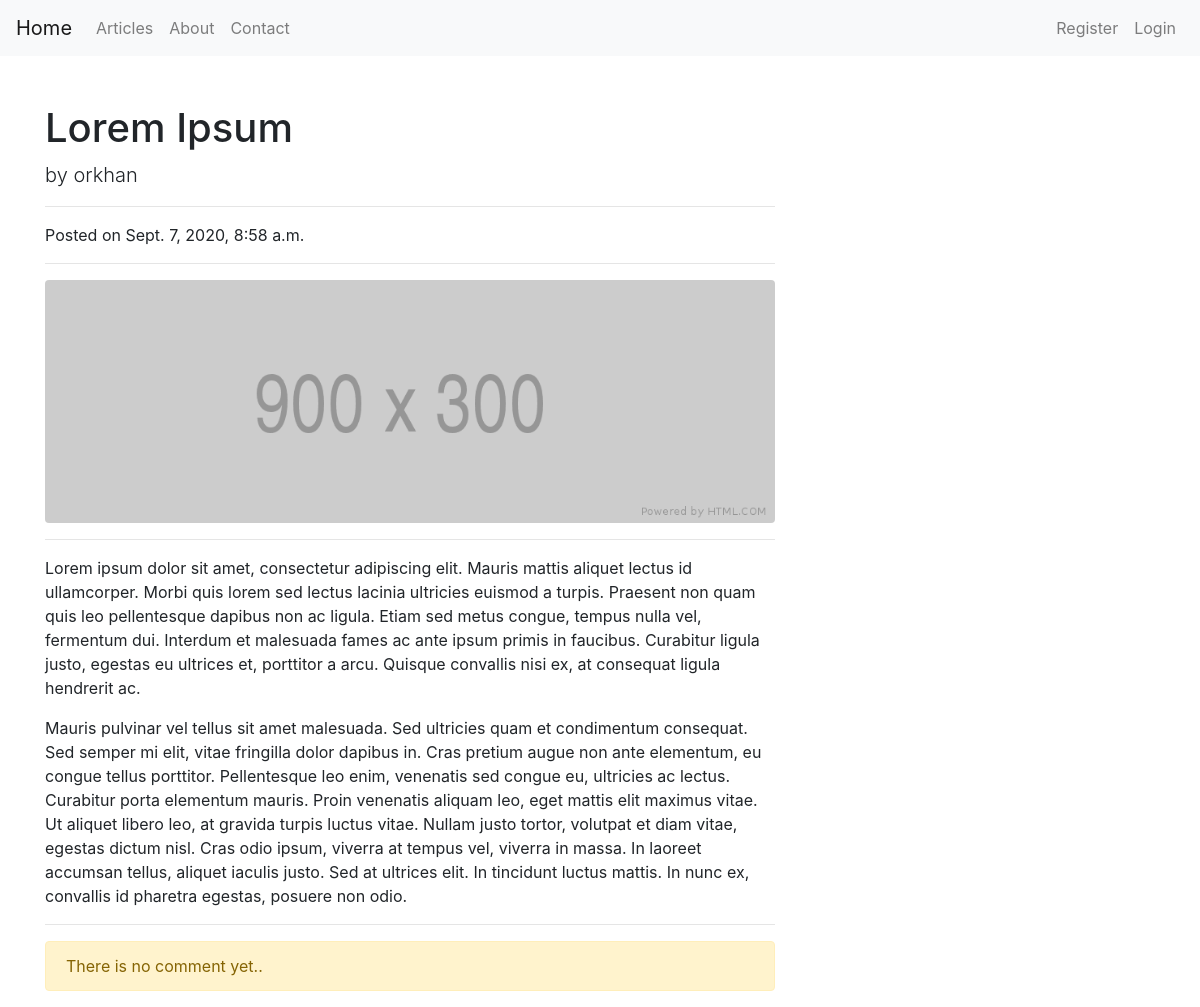
The page /article/7/ on the database as committed earlier.
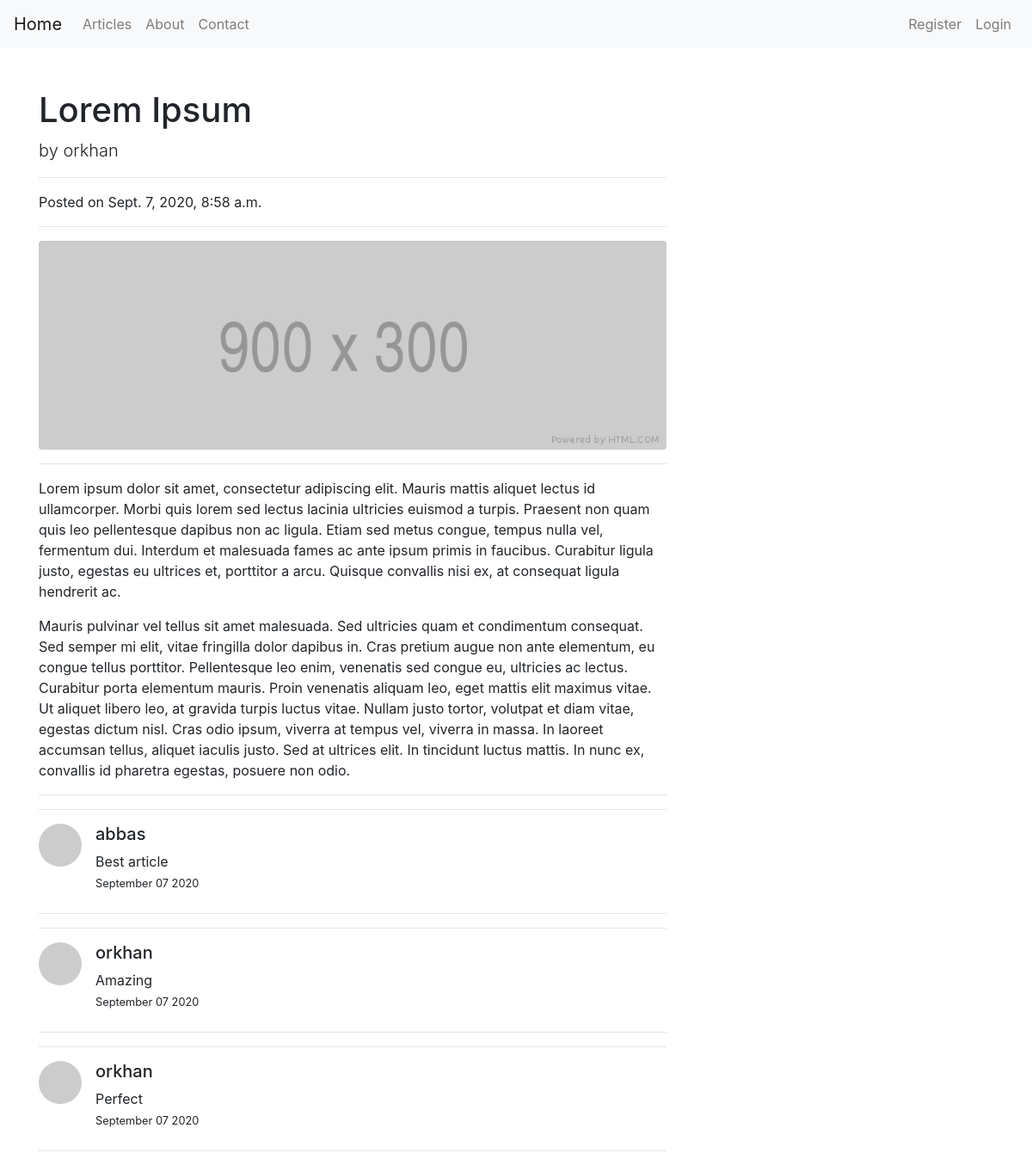
The same page on the database as committed later.
### article/models.py (models this page shows, shortened)
class Article(models.Model):
    author = models.ForeignKey("auth.User", on_delete=models.CASCADE,verbose_name="Author")
    title = models.CharField(max_length=50, verbose_name="Title")
    content = RichTextField()
    created_date = models.DateTimeField(auto_now_add=True, verbose_name="Published date")
    article_image = models.FileField(blank=True, null=True, verbose_name="Add image to article")
    class Meta:
        ordering = ['-created_date']

class Comment(models.Model):
    article = models.ForeignKey(Article, on_delete=models.CASCADE,verbose_name="Article", related_name="comments")
    comment_author = models.CharField(max_length=50, verbose_name="Comment Author")
    comment_content = models.TextField(max_length=250, verbose_name="Content")
    comment_date = models.DateTimeField(auto_now_add=True, verbose_name="Published date")
    class Meta:
        ordering = ['-comment_date']

### article/views.py (the view)
# urls.py: path('<int:id>/',views.detail, name='detail'),
def detail(request, id):
    article = get_object_or_404(Article, id=id)
    comments = article.comments.all()
    context = {
        'article':article,
        'comments':comments,
    }
    return render(request, 'detail.html',context)

### templates/detail.html (shortened to what this page needs)
{% extends 'layout.html' %}
{% block body %}
<div class="row">
  <div class="col-lg-8">
    <h1 class="mt-4">{{article.title}}</h1>
      <p class="lead">
        by
        {{article.author.username}}
      </p>
    <hr>
    <p>Posted on {{article.created_date}}<p>
    <hr>
      {% if article.article_image %}
        <img class="img-fluid rounded" src="{{article.article_image.url}}" alt="">
      {% endif %}
    <hr>
    <p class="lead">
      {{article.content|safe}}
    </p>
    <hr>
    {% if comments %}
    {% for comment in comments %}
      <hr>
      <div class="media mb-4">
        <img class="d-flex mr-3 rounded-circle" src="http://placehold.it/50x50" alt="">
        <div class="media-body">
          <h5 class="mt-0">{{comment.comment_author}}</h5>
            {{comment.comment_content}}
            <br><small>{{comment.comment_date|date:"F d Y"}}</small>
        </div>
      </div>
      <hr>
    {% endfor %}
    {% else %}
      <div class="alert alert-warning">
        There is no comment yet..
      </div>
    {% endif %}
  </div>
</div>
{% endblock body %}

### templates/layout.html (shortened to what this page needs)
<!doctype html>
{% load static %}
<html lang="en">
  <head>
    <link rel="stylesheet" href="{% static 'css/bootstrap.min.css' %} ">
  </head>
  <body>
        {% include "includes/navbar.html" %}
        <br>
        <div class = "container">
            {% block body %}
            {% endblock body %}
        </div>
  </body>
</html>

### templates/includes/navbar.html (shortened to what this page needs)
<nav class="navbar navbar-expand-lg navbar-light bg-light">
  <a class="navbar-brand" href="{% url 'index' %}">Home</a>
  <div class="collapse navbar-collapse" id="navbarNav">
    <ul class="navbar-nav">
      <li class="nav-item">
        <a class="nav-link" href="{% url 'article:articles' %}">Articles</a>
      </li>
      <li class="nav-item">
        <a class="nav-link" href="{% url 'about' %}">About</a>
      </li>
      <li class="nav-item">
        <a class="nav-link" href="#">Contact</a>
      </li>
    </ul>
    <ul class="navbar-nav ml-auto">
      {% if request.user.is_authenticated %}
        <li class="nav-item">
          <a class="nav-link" href="{% url 'article:dashboard' %}">Dashboard</a>
        </li>
        <li class="nav-item">
          <a class="nav-link" href="{% url 'user:logout' %}">Logout</a>
        </li>
        <li class="nav-item">
          <small class="nav-link disabled">{{request.user.username}}</small>
        </li>
      {% else %}
        <li class="nav-item">
          <a class="nav-link" href="{% url 'user:register' %}">Register</a>
        </li>
        <li class="nav-item">
          <a class="nav-link" href="{% url 'user:login' %}">Login</a>
        </li>
      {% endif %}
    </ul>
  </div>
</nav>

Rows that differ between the two databases and show on the page:
added Comment: comment_author "abbas", comment_content "Best article", comment_date "September 07 2020"
added Comment: comment_author "orkhan", comment_content "Amazing", comment_date "September 07 2020"
added Comment: comment_author "orkhan", comment_content "Perfect", comment_date "September 07 2020"
Other text that changed with them:
text no longer shown: "There is no comment yet.."
